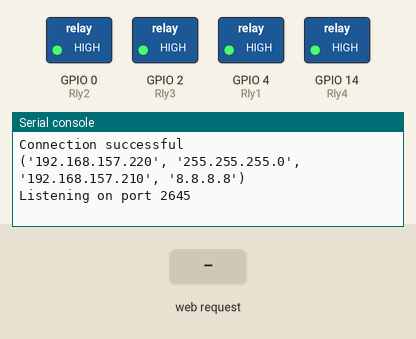
This program was run on a simulated ESP8266 board running MicroPython. Parts: switched loads named in the program (green lamp = pin HIGH), the last lines printed to the serial console. The inputs (shaded band) are chosen by the test bench. WiFi joins after 1.5 s.

Above: at 2.7 s.
2.8 s: HTTP request GET /?r=90 received
At 4.0 s:
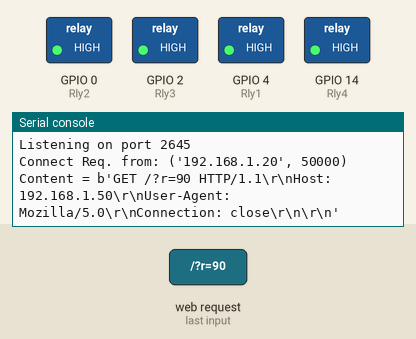
4.3 s: HTTP request GET / received
At 5.4 s:
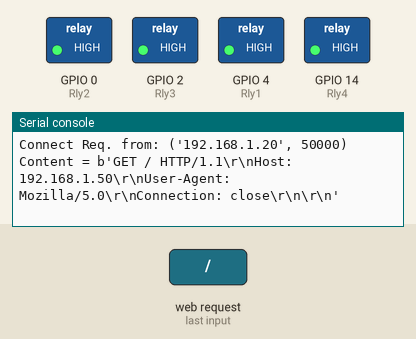

Measured:
- after the input at 2.8 s, the serial console: prints a new line at once (image 1)
- after the input at 4.3 s, the serial console: prints a new line at once (image 2)

The program:

main.py
```python
import socket

# Creating a HTML page.
html = '<html><head><meta name="viewport" content="width=device-width,initial-scale=1"><style>table,td,th{margin-left:auto;margin-right:auto}body{font-family:Arial;text-align:center;margin:0 auto;padding-top:30px;background-color:#9b9bf0}.switch{position:relative;display:inline-block;width:120px;height:68px}.switch input{display:none}.slider{position:absolute;top:0;left:0;right:0;bottom:0;background-color:#ccc;border-radius:34px}.slider:before{position:absolute;content:"";height:52px;width:52px;left:8px;bottom:8px;background-color:#fff;-webkit-transition:.4s;transition:.4s;border-radius:68px}input:checked+.slider{background-color:#2196f3}input:checked+.slider:before{-webkit-transform:translateX(52px);-ms-transform:translateX(52px);transform:translateX(52px)}</style><script>function toggleCheckbox(e){var n=new XMLHttpRequest;e.checked?n.open("GET","/?r="+e.value+"&a=on",!0):n.open("GET","/?r="+e.value+"&a=off",!0),n.send()}</script></head><body><h1>App based Relay Control</h1><h3>________________</h3><table style="width:50%"><tr><td>Wall Light</td><td><label class="switch"><input type="checkbox" value="1" onchange="toggleCheckbox(this)"><span class="slider"></span></label></td></tr><tr><td>Spots</td><td><label class="switch"><input type="checkbox" value="2" onchange="toggleCheckbox(this)"><span class="slider"></span></label></td></tr><tr><td>Cove</td><td><label class="switch"><input type="checkbox" value="3" onchange="toggleCheckbox(this)"><span class="slider"></span></label></td></tr><tr><td>Socket</td><td><label class="switch"><input type="checkbox" value="4" onchange="toggleCheckbox(this)"><span class="slider"></span></label></td></tr></table></body></html>'

# creating a WEB socket for communication between the nodemcu and the webpage
s = socket.socket(socket.AF_INET, socket.SOCK_STREAM)
s.bind(("", 2645))  # Binding(assiging) the socket for communication on port '2645'
s.listen(5)  # 5 signifies the number of maximum number of connections done on the port
print("Listening on port 2645")

while True:  # Creating an infinite loop
    try:
        if gc.mem_free() < 102000:
            gc.collect()  # Collecting allocated waste memory to free the memory

        (
            conn,
            addr,
        ) = (
            s.accept()
        )  # .accept returns 2 values that will be appended into variables respectively
        conn.settimeout(3.0)
        print("Connect Req. from: %s" % str(addr))
        request = conn.recv(
            1024
        )  # Listening for the reply from the WEB page and mentioning that the size should not exceed 1024 bytes.
        conn.settimeout(None)
        request = str(
            request
        )  # The request comes in a binary format and that should be converted intp a string before operating on it.
        print("Content = %s" % request)
        eIdx = request.find(
            "&a="
        )  # Finding the required parameters in the query. This is the Action of the relay that should be performed.
        # .find method returns the index of substring inside a string. The returned index will give the index of the first character of the substring inside the string.
        if eIdx > 0:  # Checking if the action is available or nor.
            idR = request.find("/?r=") + 4  # Finding the value of the relay required.
            idA = request.find(
                "&a="
            )  # Finding the index of the query for action of the relay.
            idE = request.find(" HTTP")  # Finding the end of the query.
            Rly = request[idR:idA]  # Taking the relay number.
            Act = request[idA + 3 : idE]  # Taking the action(ON/OFF).
            rObj = locals()[
                "Rly" + str(Rly)
            ]  # locals() will make the srting into a variable.(The variable name is in the boot.py file running in the NODE)
            if Act == "on":
                rObj.value(
                    0
                )  # updating the value of the required relay according to the action.
            elif Act == "off":
                rObj.value(1)
        conn.send(
            ("HTTP/1.1 200 OK\nContent-Type: text/html\nConnection: close\n\n")
        )  # Conforming the webpage that the request is been recieved and procssed.
        conn.sendall(html)  # Updating the HTML page
        conn.close()
    except OSError as e:  # If there is any error it will close the HTTP connection
        conn.close()
        print("Connection closed")
```

boot.py
```python
'''This file runs as the systems is started.'''

try:  # TRY to import 'usocket' but if there is ERROR then jump to 'except'
    import usocket as socket
except:  # If TRY fails then 'socket' module will be imported.
    import socket

# Other 'Module' import that are necessary for code to run.
from machine import Pin
import network
import esp

esp.osdebug(None)  # Turn Off vendor OperatingSystem debugging messages
import gc  # Gabage Collector. Will ensure that the processor is not overloaded with unused variables. #

gc.collect()

ssid = "Namith's"  # Replace with actual 'SSID' of your WiFi Network (Mobile Hotspot) #
password = "namith123"  # Replace with actual 'Password' of afore given 'SSID' #

station = network.WLAN(
    network.STA_IF
)  # Telling the ESP module to work in 'Station' mode.

station.active(True)
station.ifconfig(
    ("192.168.157.220", "255.255.255.0", "192.168.157.210", "8.8.8.8")
)  # Creating a static IP for nodemcu.
station.connect(ssid, password)

while station.isconnected() == False:
    pass

print("Connection successful")
print(station.ifconfig())

'''Assisging the pins as an output pins and assigining the values as 1 as there is positive reference taken for the relays so the maximum voltage i.e. 1 in binnary
will be off and minimum voltage i.e. 0 in binary will be on.'''
# ESP8266 GPIO 4 (D2)
Rly1 = Pin(4, Pin.OUT)
Rly1.value(1)

# ESP8266 GPIO 0 (D3)
Rly2 = Pin(0, Pin.OUT)
Rly2.value(1)

# ESP8266 GPIO 2 (D4)
Rly3 = Pin(2, Pin.OUT)
Rly3.value(1)

# ESP8266 GPIO 14 (D5)
Rly4 = Pin(14, Pin.OUT)
Rly4.value(1)
```
